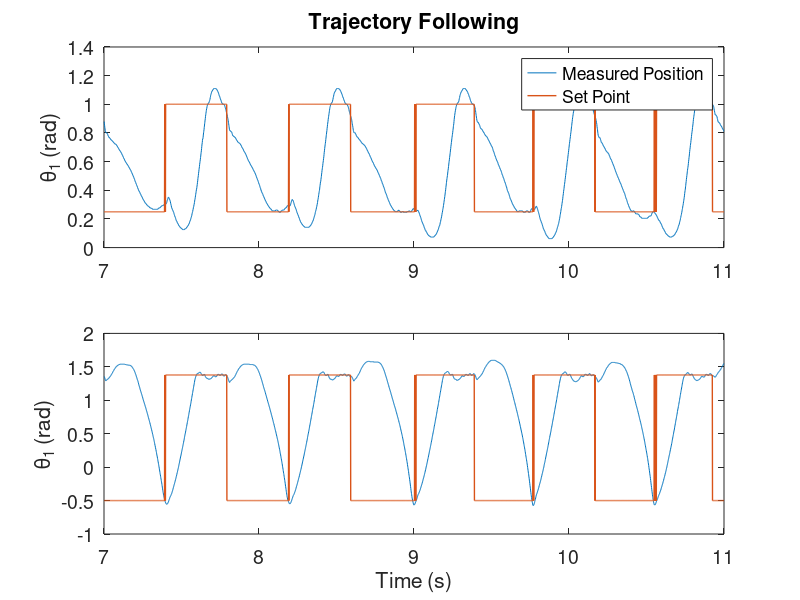

Source code (MATLAB):
load output_data_1BigBand.mat

time = output_data_1BigBand(:,1);
idx = (time > 7) & (time < 11);
time = time(idx)
setpoint_1 = output_data_1BigBand(idx,12);
data_1 = output_data_1BigBand(idx,2);
setpoint_2 = output_data_1BigBand(idx,13);
data_2 = output_data_1BigBand(idx,7);
figure(1276); clf
subplot(2,1,1)
plot(time, data_1,time, setpoint_1,'LineWidth',1);
title('Trajectory Following');
ylabel('\theta_1 (rad)');
set(gca,'FontSize',14);
legend('Measured Position','Set Point')
subplot(2,1,2)
plot(time, data_2,time, setpoint_2,'LineWidth',1);
ylabel('\theta_1 (rad)');
xlabel('Time (s)');
set(gca,'FontSize',14);